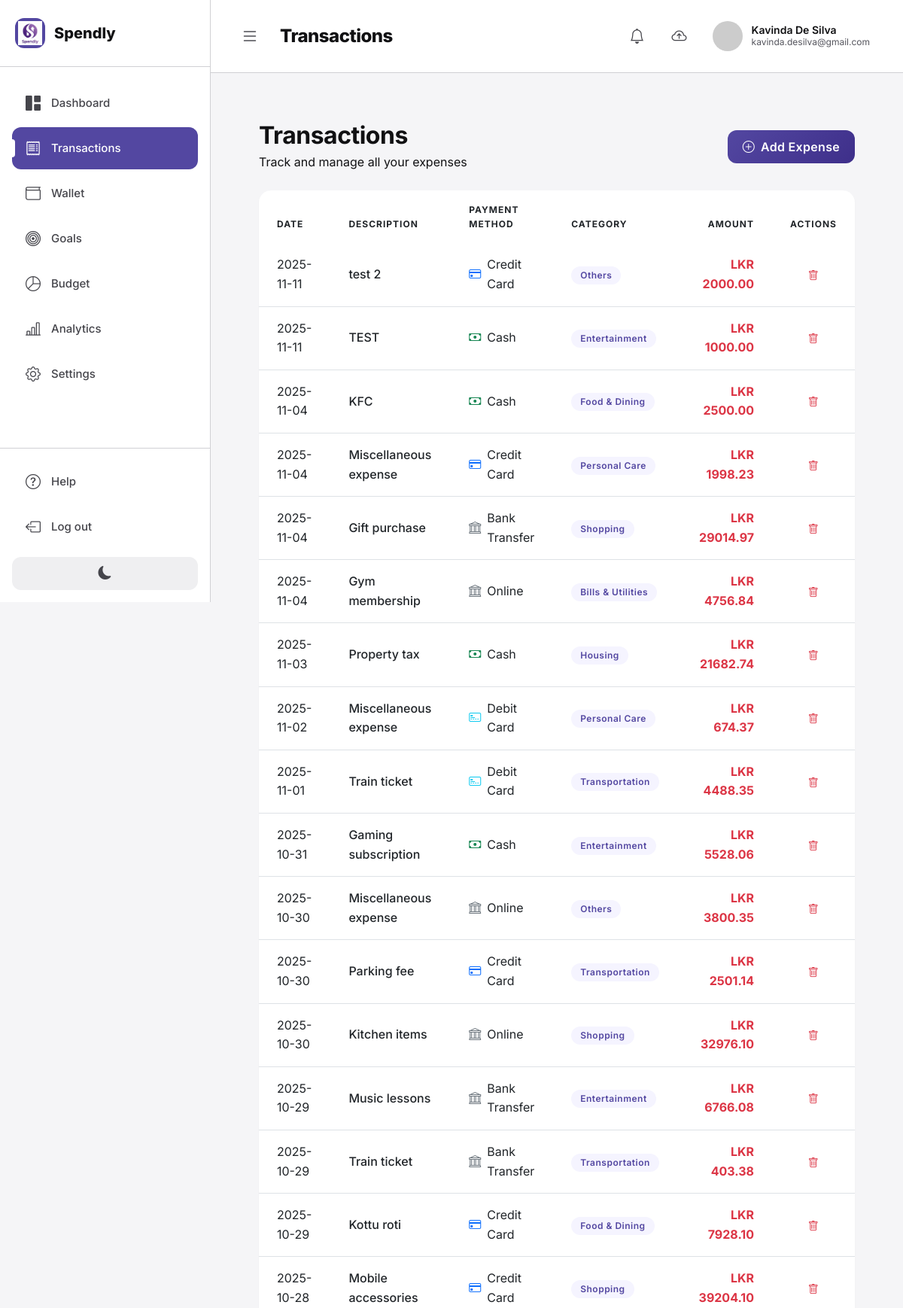
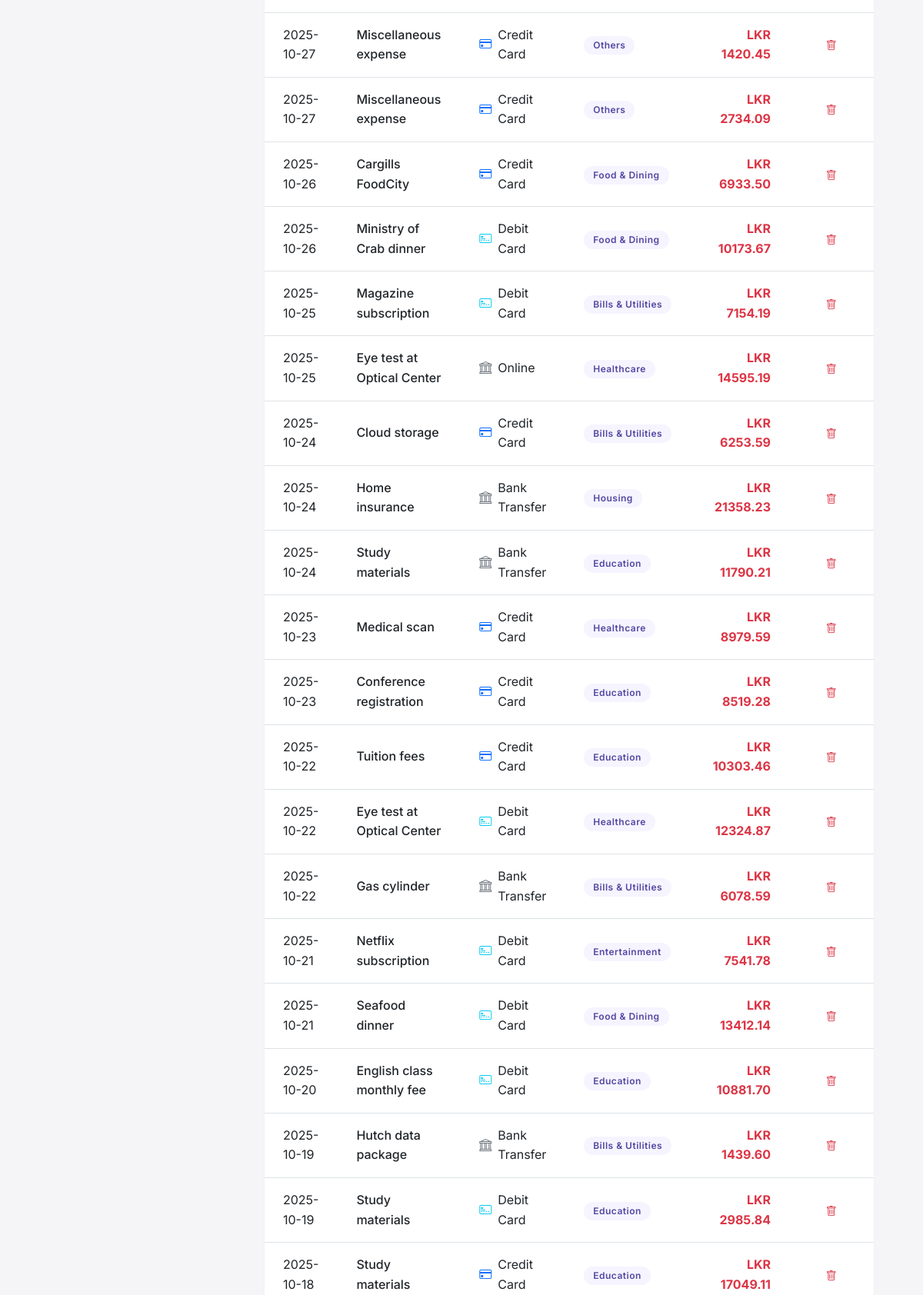
Page /expenses (signed in, upper part) on the committed database (2 pictures, top to bottom).
### tables this page shows
CREATE TABLE expense (
    expense_id INTEGER PRIMARY KEY AUTOINCREMENT,
    user_id INTEGER NOT NULL,
    category_id INTEGER NOT NULL,
    amount REAL NOT NULL CHECK (amount > 0),
    expense_date TEXT NOT NULL,
    description TEXT,
    payment_method TEXT NOT NULL CHECK (payment_method IN ('Cash', 'Credit Card', 'Debit Card', 'Online', 'Bank Transfer')),
    created_at TEXT NOT NULL DEFAULT (datetime('now', 'localtime')),
    modified_at TEXT NOT NULL DEFAULT (datetime('now', 'localtime')),
    is_synced INTEGER NOT NULL DEFAULT 0 CHECK (is_synced IN (0, 1)),
    sync_timestamp TEXT, is_deleted INTEGER DEFAULT 0 CHECK (is_deleted IN (0, 1)),
    FOREIGN KEY (user_id) REFERENCES user(user_id) ON DELETE CASCADE,
    FOREIGN KEY (category_id) REFERENCES category(category_id) ON DELETE RESTRICT
);

CREATE TABLE category (
    category_id INTEGER PRIMARY KEY AUTOINCREMENT,
    category_name TEXT NOT NULL UNIQUE,
    category_type TEXT NOT NULL CHECK (category_type IN ('EXPENSE', 'INCOME')),
    description TEXT,
    is_active INTEGER NOT NULL DEFAULT 1 CHECK (is_active IN (0, 1))
);

### webapp/app.py (the view)
@app.route('/expenses')
@login_required
def expenses():
    db = get_sqlite_db()
    user_id = session['user_id']
    expenses_list = db.execute('''
        SELECT e.*, c.category_name
        FROM expense e
        JOIN category c ON e.category_id = c.category_id
        WHERE e.user_id = ? AND (e.is_deleted = 0 OR e.is_deleted IS NULL)
        ORDER BY e.expense_date DESC, e.created_at DESC
    ''', (user_id,)).fetchall()
    categories = db.execute('''
        SELECT * FROM category
        WHERE category_type = 'EXPENSE' AND is_active = 1
        ORDER BY category_name
    ''').fetchall()
    db.close()
    return render_template('expenses.html',
                         expenses=expenses_list,
                         categories=categories)

### webapp/app.py (called while the page is built)
def get_sqlite_db():
    conn = sqlite3.connect(SQLITE_DB_PATH)
    conn.row_factory = sqlite3.Row
    return conn

def login_required(f):
    @wraps(f)
    def decorated_function(*args, **kwargs):
        if 'user_id' not in session:
            flash('Please log in to access this page.', 'warning')
            return redirect(url_for('login'))
        return f(*args, **kwargs)
    return decorated_function

### webapp/templates/expenses.html (shortened to what this page needs)
{% extends "base.html" %}
{% block page_title %}Transactions{% endblock %}
{% block content %}
<div class="finset-content">
    <div class="d-flex justify-content-between align-items-center mb-4">
        <div>
            <h2 class="fw-bold mb-1">Transactions</h2>
            <p class="text-muted mb-0">Track and manage all your expenses</p>
        </div>
        <button class="btn btn-primary d-flex align-items-center gap-2" data-bs-toggle="modal" data-bs-target="#addExpenseModal">
            <i class="bi bi-plus-circle"></i>
            <span>Add Expense</span>
        </button>
    </div>
    <div class="card border-0 shadow-sm">
        <div class="card-body p-0">
            {% if expenses %}
            <div class="table-responsive">
                <table class="table table-hover align-middle mb-0">
                    <thead>
                        <tr>
                            <th class="px-4 py-3">DATE</th>
                            <th class="px-4 py-3">DESCRIPTION</th>
                            <th class="px-4 py-3">PAYMENT METHOD</th>
                            <th class="px-4 py-3">CATEGORY</th>
                            <th class="px-4 py-3 text-end">AMOUNT</th>
                            <th class="px-4 py-3 text-center">ACTIONS</th>
                        </tr>
                    </thead>
                    <tbody>
                        {% for expense in expenses %}
                        <tr>
                            <td class="px-4 py-3">
                                <span class="text-muted">{{ expense.expense_date }}</span>
                            </td>
                            <td class="px-4 py-3">
                                <span class="fw-medium">{{ expense.description or 'No description' }}</span>
                            </td>
                            <td class="px-4 py-3">
                                <div class="d-flex align-items-center gap-2">
                                    {% if expense.payment_method == 'Cash' %}
                                        <i class="bi bi-cash text-success"></i>
                                    {% elif expense.payment_method == 'Credit Card' %}
                                        <i class="bi bi-credit-card text-primary"></i>
                                    {% elif expense.payment_method == 'Debit Card' %}
                                        <i class="bi bi-credit-card-2-front text-info"></i>
                                    {% elif expense.payment_method == 'Digital Wallet' %}
                                        <i class="bi bi-wallet2 text-warning"></i>
                                    {% else %}
                                        <i class="bi bi-bank text-secondary"></i>
                                    {% endif %}
                                    <span>{{ expense.payment_method }}</span>
                                </div>
                            </td>
                            <td class="px-4 py-3">
                                <span class="badge rounded-pill" style="background-color: var(--primary-100); color: var(--primary-900); padding: 6px 12px;">
                                    {{ expense.category_name }}
                                </span>
                            </td>
                            <td class="px-4 py-3 text-end">
                                <span class="fw-bold text-danger">LKR {{ "%.2f"|format(expense.amount) }}</span>
                            </td>
                            <td class="px-4 py-3 text-center">
                                <a href="{{ url_for('delete_expense', expense_id=expense.expense_id) }}"
                                   class="btn btn-sm btn-outline-danger"
                                   onclick="return confirm('Are you sure you want to delete this expense?');">
                                    <i class="bi bi-trash"></i>
                                </a>
                            </td>
                        </tr>
                        {% endfor %}
                    </tbody>
                </table>
            </div>
            {% endif %}
        </div>
    </div>
</div>
{% endblock %}

### webapp/static/css/style.css (style rules this page uses)
:root { --primary-900: #5347A1; --primary-800: #6657C6; --primary-700: #7668E4; --primary-600: #8470FF; --primary-500: #A498FF; --primary-400: #BFB7FF; --primary-300: #D6D2FF; --primary-200: #ECEAFF; --primary-100: #F5F4FF; --primary-color: #5347A1; --primary-dark: #3E2F8A; --primary-light: #8470FF; --gray-900: #111113; --gray-800: #222226; --gray-700: #343438; --gray-600: #45454B; --gray-500: #56565E; --gray-400: #82828C; --gray-300: #A1A1A9; --gray-200: #D0D0D4; --gray-100: #EFEFF1; --success-800: #297832; --success-200: #E3FAE6; --danger-500: #E83838; --danger-200: #FFE8E8; --warning-500: #F9970C; --warning-200: #FEF4E1; --dark-color: #111113; --light-bg: #F5F5F7; --white: #FFFFFF; --black: #000000; --border-radius: 16px; --border-radius-sm: 12px; --border-radius-lg: 20px; --shadow-sm: 0 1px 2px rgba(0, 0, 0, 0.05); --shadow-md: 0 4px 6px rgba(0, 0, 0, 0.07); --shadow-lg: 0 10px 15px rgba(0, 0, 0, 0.1); --shadow-xl: 0 20px 25px rgba(0, 0, 0, 0.15); }
* { box-sizing: border-box; }
body { background-color: var(--light-bg); font-family: 'Inter', -apple-system, BlinkMacSystemFont, 'Segoe UI', Roboto, 'Helvetica Neue', Arial, sans-serif; color: var(--dark-color); line-height: 1.6; }
h1, h2, h3, h4, h5, h6 { font-weight: 700; color: var(--dark-color); letter-spacing: -0.5px; }
.finset-content { flex: 1; padding: 32px; }
.card { border: none; border-radius: var(--border-radius); transition: all 0.3s cubic-bezier(0.4, 0, 0.2, 1); background: var(--white); box-shadow: var(--shadow-sm); overflow: hidden; }
.card-body { padding: 1.5rem; }
.btn { border-radius: var(--border-radius-sm); font-weight: 600; padding: 0.625rem 1.25rem; transition: all 0.3s cubic-bezier(0.4, 0, 0.2, 1); border: none; letter-spacing: 0.3px; }
.btn-primary { background: linear-gradient(135deg, var(--primary-color) 0%, var(--primary-dark) 100%); }
.table { border-radius: var(--border-radius); overflow: hidden; }
.table thead { background: var(--light-bg); font-weight: 700; text-transform: uppercase; font-size: 0.75rem; letter-spacing: 1px; color: var(--gray-medium); }
.table thead th { border-bottom: 2px solid var(--gray-light); padding: 1rem; }
.table tbody td { padding: 1rem; vertical-align: middle; }
.table-hover tbody tr { transition: all 0.2s ease; cursor: pointer; }
.badge { padding: 0.5em 1em; border-radius: 100px; font-weight: 600; font-size: 0.75rem; letter-spacing: 0.5px; }
.bi { vertical-align: middle; }
.card, .alert { animation: fadeIn 0.4s ease; }
.shadow-sm { box-shadow: var(--shadow-sm) !important; }
.text-muted { color: var(--gray-medium) !important; }
body { transition: background-color 0.3s ease, color 0.3s ease; }
.card, .finset-sidebar, .finset-header, .form-control, .form-select { transition: background-color 0.3s ease, color 0.3s ease, border-color 0.3s ease; }

### rows in the picture
expense: expense_date "2025-11-11", description "test 2", payment_method "Credit Card", category_name "Others", amount "2000.00"
expense: expense_date "2025-11-11", description "TEST", payment_method "Cash", category_name "Entertainment", amount "1000.00"
expense: expense_date "2025-11-04", description "KFC", payment_method "Cash", category_name "Food & Dining", amount "2500.00"
expense: expense_date "2025-11-04", description "Miscellaneous expense", payment_method "Credit Card", category_name "Personal Care", amount "1998.23"
expense: expense_date "2025-11-04", description "Gift purchase", payment_method "Bank Transfer", category_name "Shopping", amount "29014.97"
expense: expense_date "2025-11-04", description "Gym membership", payment_method "Online", category_name "Bills & Utilities", amount "4756.84"
expense: expense_date "2025-11-03", description "Property tax", payment_method "Cash", category_name "Housing", amount "21682.74"
expense: expense_date "2025-11-02", description "Miscellaneous expense", payment_method "Debit Card", category_name "Personal Care", amount "674.37"
expense: expense_date "2025-11-01", description "Train ticket", payment_method "Debit Card", category_name "Transportation", amount "4488.35"
expense: expense_date "2025-10-31", description "Gaming subscription", payment_method "Cash", category_name "Entertainment", amount "5528.06"
expense: expense_date "2025-10-30", description "Miscellaneous expense", payment_method "Online", category_name "Others", amount "3800.35"
expense: expense_date "2025-10-30", description "Parking fee", payment_method "Credit Card", category_name "Transportation", amount "2501.14"
expense: expense_date "2025-10-30", description "Kitchen items", payment_method "Online", category_name "Shopping", amount "32976.10"
expense: expense_date "2025-10-29", description "Music lessons", payment_method "Bank Transfer", category_name "Entertainment", amount "6766.08"
expense: expense_date "2025-10-29", description "Train ticket", payment_method "Bank Transfer", category_name "Transportation", amount "403.38"
expense: expense_date "2025-10-29", description "Kottu roti", payment_method "Credit Card", category_name "Food & Dining", amount "7928.10"
expense: expense_date "2025-10-28", description "Mobile accessories", payment_method "Credit Card", category_name "Shopping", amount "39204.10"
expense: expense_date "2025-10-27", description "Miscellaneous expense", payment_method "Credit Card", category_name "Others", amount "1420.45"
expense: expense_date "2025-10-27", description "Miscellaneous expense", payment_method "Credit Card", category_name "Others", amount "2734.09"
expense: expense_date "2025-10-26", description "Cargills FoodCity", payment_method "Credit Card", category_name "Food & Dining", amount "6933.50"
expense: expense_date "2025-10-26", description "Ministry of Crab dinner", payment_method "Debit Card", category_name "Food & Dining", amount "10173.67"
expense: expense_date "2025-10-25", description "Magazine subscription", payment_method "Debit Card", category_name "Bills & Utilities", amount "7154.19"
expense: expense_date "2025-10-25", description "Eye test at Optical Center", payment_method "Online", category_name "Healthcare", amount "14595.19"
expense: expense_date "2025-10-24", description "Cloud storage", payment_method "Credit Card", category_name "Bills & Utilities", amount "6253.59"
expense: expense_date "2025-10-24", description "Home insurance", payment_method "Bank Transfer", category_name "Housing", amount "21358.23"
expense: expense_date "2025-10-24", description "Study materials", payment_method "Bank Transfer", category_name "Education", amount "11790.21"
expense: expense_date "2025-10-23", description "Medical scan", payment_method "Credit Card", category_name "Healthcare", amount "8979.59"
expense: expense_date "2025-10-23", description "Conference registration", payment_method "Credit Card", category_name "Education", amount "8519.28"
expense: expense_date "2025-10-22", description "Tuition fees", payment_method "Credit Card", category_name "Education", amount "10303.46"
expense: expense_date "2025-10-22", description "Eye test at Optical Center", payment_method "Debit Card", category_name "Healthcare", amount "12324.87"
expense: expense_date "2025-10-22", description "Gas cylinder", payment_method "Bank Transfer", category_name "Bills & Utilities", amount "6078.59"
expense: expense_date "2025-10-21", description "Netflix subscription", payment_method "Debit Card", category_name "Entertainment", amount "7541.78"
expense: expense_date "2025-10-21", description "Seafood dinner", payment_method "Debit Card", category_name "Food & Dining", amount "13412.14"
expense: expense_date "2025-10-20", description "English class monthly fee", payment_method "Debit Card", category_name "Education", amount "10881.70"
expense: expense_date "2025-10-19", description "Hutch data package", payment_method "Bank Transfer", category_name "Bills & Utilities", amount "1439.60"
expense: expense_date "2025-10-19", description "Study materials", payment_method "Debit Card", category_name "Education", amount "2985.84"
expense: expense_date "2025-10-18", description "Study materials", payment_method "Credit Card", category_name "Education", amount "17049.11"

### other values in the picture
{{ session.full_name }} "Kavinda De Silva"
{{ session.email }} "kavinda.desilva@gmail.com"
